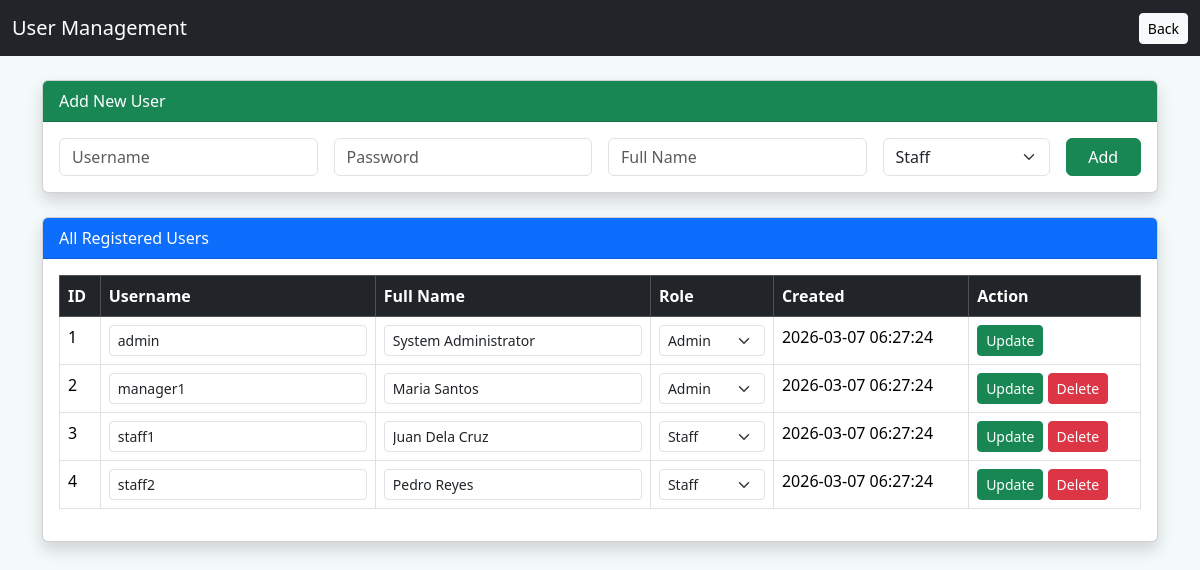
The page /manage_users.php (signed in) on the database its author committed.
### tables this page shows
CREATE TABLE users (
    user_id INT AUTO_INCREMENT PRIMARY KEY,
    username VARCHAR(50) NOT NULL UNIQUE,
    password VARCHAR(255) NOT NULL,
    full_name VARCHAR(100),
    role ENUM('admin','manager','staff') DEFAULT 'staff',
    created_at TIMESTAMP DEFAULT CURRENT_TIMESTAMP,
    last_login TIMESTAMP NULL
);

### manage_users.php (the view, shortened to what this page needs)
<?php
$conn = new mysqli("localhost", "root", "", "organic_tilapia");
$users = $conn->query("SELECT * FROM users ORDER BY created_at DESC");
?>
<!DOCTYPE html>
<html>
<head>
<link href="https://cdn.jsdelivr.net/npm/bootstrap@5.3.3/dist/css/bootstrap.min.css" rel="stylesheet">
</head>
<body style="background:#f4f9f9;">
<nav class="navbar navbar-dark bg-dark">
<div class="container-fluid">
<span class="navbar-brand">User Management</span>
<a href="admin_dashboard.php" class="btn btn-light btn-sm">Back</a>
</div>
</nav>
<div class="container mt-4">
<div class="card mb-4 shadow">
<div class="card-header bg-success text-white">
Add New User
</div>
<div class="card-body">
<form method="POST" class="row g-3">
<div class="col-md-3">
<input type="text" name="username" class="form-control"
placeholder="Username" required>
</div>
<div class="col-md-3">
<input type="password" name="password" class="form-control"
placeholder="Password" required>
</div>
<div class="col-md-3">
<input type="text" name="full_name" class="form-control"
placeholder="Full Name">
</div>
<div class="col-md-2">
<select name="role" class="form-select">
<option value="staff">Staff</option>
</select>
</div>
<div class="col-md-1">
<button type="submit" name="add_user"
class="btn btn-success w-100">
Add
</button>
</div>
</form>
</div>
</div>
<div class="card shadow">
<div class="card-header bg-primary text-white">
All Registered Users
</div>
<div class="card-body">
<table class="table table-bordered table-hover">
<thead class="table-dark">
<tr>
<th>ID</th>
<th>Username</th>
<th>Full Name</th>
<th>Role</th>
<th>Created</th>
<th>Action</th>
</tr>
</thead>
<tbody>
<?php while($row = $users->fetch_assoc()) { ?>
<tr>
<form method="POST">
<td><?php echo $row["user_id"]; ?></td>
<td>
<input type="text" name="username"
value="<?php echo $row["username"]; ?>"
class="form-control form-control-sm" required>
</td>
<td>
<input type="text" name="full_name"
value="<?php echo $row["full_name"]; ?>"
class="form-control form-control-sm">
</td>
<td>
<select name="role" class="form-select form-select-sm">
<option value="admin"
<?php if($row["role"]=="admin") echo "selected"; ?>>
Admin</option>
<option value="staff"
<?php if($row["role"]=="staff") echo "selected"; ?>>
Staff</option>
</select>
</td>
<td><?php echo $row["created_at"]; ?></td>
<td>
<button type="submit"
name="update_user"
class="btn btn-sm btn-success">
Update
</button>
<?php if($row["user_id"] != $_SESSION["user_id"]) { ?>
<a href="manage_users.php?delete=<?php echo $row["user_id"]; ?>"
class="btn btn-sm btn-danger"
onclick="return confirm('Delete this user?');">
Delete
</a>
<?php } ?>
</td>
</form>
</tr>
<?php } ?>
</tbody>
</table>
</div>
</div>
</div>
</body>
</html>

### rows shown on the page
users: user_id "1", username "admin", full_name "System Administrator", role "Admin", created_at "2026-03-07 06:27:24"
users: user_id "2", username "manager1", full_name "Maria Santos", created_at "2026-03-07 06:27:24"
users: user_id "3", username "staff1", full_name "Juan Dela Cruz", role "Staff", created_at "2026-03-07 06:27:24"
users: user_id "4", username "staff2", full_name "Pedro Reyes", role "Staff", created_at "2026-03-07 06:27:24"
